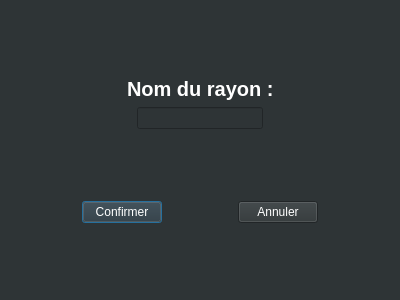
<?xml version="1.0" encoding="UTF-8"?>
<ui version="4.0">
 <class>DialogModifRayon</class>
 <widget class="QDialog" name="DialogModifRayon">
  <property name="geometry">
   <rect>
    <x>0</x>
    <y>0</y>
    <width>400</width>
    <height>300</height>
   </rect>
  </property>
  <property name="windowTitle">
   <string>Dialog</string>
  </property>
  <property name="styleSheet">
   <string notr="true">background-color:rgb(46, 52, 54);
color:rgb(255, 255, 255);</string>
  </property>
  <layout class="QVBoxLayout" name="verticalLayout_2">
   <item>
    <layout class="QVBoxLayout" name="verticalLayout">
     <item>
      <spacer name="verticalSpacer_2">
       <property name="orientation">
        <enum>Qt::Vertical</enum>
       </property>
       <property name="sizeHint" stdset="0">
        <size>
         <width>20</width>
         <height>40</height>
        </size>
       </property>
      </spacer>
     </item>
     <item>
      <layout class="QHBoxLayout" name="horizontalLayout_3">
       <item>
        <spacer name="horizontalSpacer_7">
         <property name="orientation">
          <enum>Qt::Horizontal</enum>
         </property>
         <property name="sizeHint" stdset="0">
          <size>
           <width>40</width>
           <height>20</height>
          </size>
         </property>
        </spacer>
       </item>
       <item>
        <widget class="QLabel" name="label">
         <property name="font">
          <font>
           <pointsize>15</pointsize>
           <bold>true</bold>
          </font>
         </property>
         <property name="text">
          <string>Nom du rayon :</string>
         </property>
        </widget>
       </item>
       <item>
        <spacer name="horizontalSpacer_6">
         <property name="orientation">
          <enum>Qt::Horizontal</enum>
         </property>
         <property name="sizeHint" stdset="0">
          <size>
           <width>40</width>
           <height>20</height>
          </size>
         </property>
        </spacer>
       </item>
      </layout>
     </item>
     <item>
      <layout class="QHBoxLayout" name="horizontalLayout_2">
       <item>
        <spacer name="horizontalSpacer_5">
         <property name="orientation">
          <enum>Qt::Horizontal</enum>
         </property>
         <property name="sizeHint" stdset="0">
          <size>
           <width>40</width>
           <height>20</height>
          </size>
         </property>
        </spacer>
       </item>
       <item>
        <widget class="QLineEdit" name="lineEditNom"/>
       </item>
       <item>
        <spacer name="horizontalSpacer_4">
         <property name="orientation">
          <enum>Qt::Horizontal</enum>
         </property>
         <property name="sizeHint" stdset="0">
          <size>
           <width>40</width>
           <height>20</height>
          </size>
         </property>
        </spacer>
       </item>
      </layout>
     </item>
     <item>
      <spacer name="verticalSpacer">
       <property name="orientation">
        <enum>Qt::Vertical</enum>
       </property>
       <property name="sizeHint" stdset="0">
        <size>
         <width>20</width>
         <height>40</height>
        </size>
       </property>
      </spacer>
     </item>
     <item>
      <layout class="QHBoxLayout" name="horizontalLayout">
       <item>
        <spacer name="horizontalSpacer">
         <property name="orientation">
          <enum>Qt::Horizontal</enum>
         </property>
         <property name="sizeHint" stdset="0">
          <size>
           <width>40</width>
           <height>20</height>
          </size>
         </property>
        </spacer>
       </item>
       <item>
        <widget class="QPushButton" name="pushButtonValider">
         <property name="text">
          <string>Confirmer</string>
         </property>
        </widget>
       </item>
       <item>
        <spacer name="horizontalSpacer_2">
         <property name="orientation">
          <enum>Qt::Horizontal</enum>
         </property>
         <property name="sizeHint" stdset="0">
          <size>
           <width>40</width>
           <height>20</height>
          </size>
         </property>
        </spacer>
       </item>
       <item>
        <widget class="QPushButton" name="pushButtonAnnuler">
         <property name="text">
          <string>Annuler</string>
         </property>
        </widget>
       </item>
       <item>
        <spacer name="horizontalSpacer_3">
         <property name="orientation">
          <enum>Qt::Horizontal</enum>
         </property>
         <property name="sizeHint" stdset="0">
          <size>
           <width>40</width>
           <height>20</height>
          </size>
         </property>
        </spacer>
       </item>
      </layout>
     </item>
     <item>
      <spacer name="verticalSpacer_3">
       <property name="orientation">
        <enum>Qt::Vertical</enum>
       </property>
       <property name="sizeHint" stdset="0">
        <size>
         <width>20</width>
         <height>40</height>
        </size>
       </property>
      </spacer>
     </item>
    </layout>
   </item>
  </layout>
 </widget>
 <resources/>
 <connections/>
</ui>
